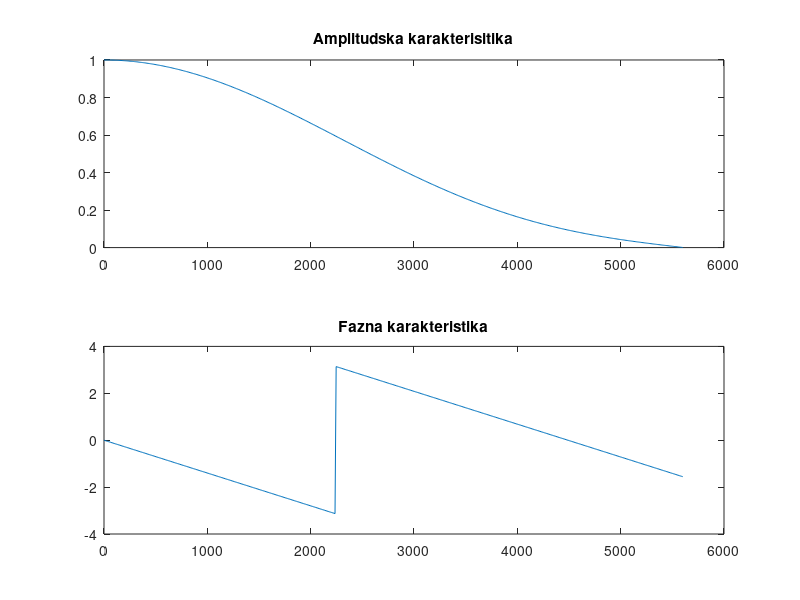
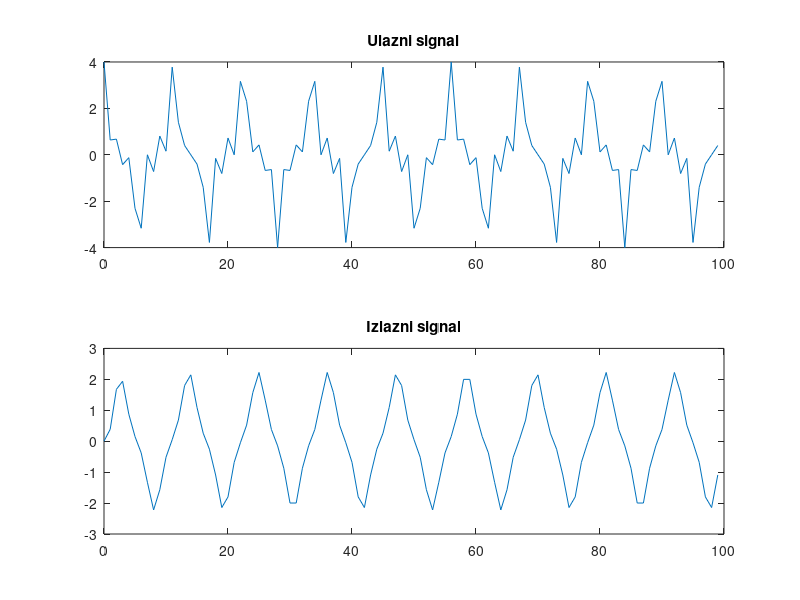

MATLAB code for these plots, in order: (Note: this script raises an error after producing the figures.)
%a)
fs = 11200
fg = 2000
N = 5
M = N + 1
han = hann(M)

b = fir1(N,fg/(fs/2),han)

N_fft = 1024
B = fft(b,N_fft)

n = 0 : N_fft/2 - 1
w = n*(fs/2)/(N_fft/2-1)

Ba = abs(B(1:N_fft/2))
Bf = angle(B(1:N_fft/2))

subplot(2,1,1)
plot(w,Ba)
title('Amplitudska karakterisitika')

subplot(2,1,2)
plot(w,Bf)
title('Fazna karakteristika')

n = 0 : 99
x = 2*cos(2*pi*(1000/fs)*n) + cos(2*pi*(3000/fs)*n) + cos(2*pi*(5000/fs)*n)

y = filter(b,1,x)    % kod fir sistema,a=1

figure
subplot(2,1,1)
plot(0:length(x)-1,x)
title('Ulazni signal')
xlim([0 100])
    

subplot(2,1,2)
plot(0 : length(y)-1,y)
title('Izlazni signal')
xlim([0 100])


x_sim = [n;x]'

simulink

figure

subplot(3,1,1)
plot(0 : length(y)-1,y)
title('Izlazni signal-filter')


subplot(3,1,2)
plot(0:length(y_sim')-1,y_sim')
title('Izlaz iz simulinka')
ylim([-5 5])

delta = y - y_sim'

subplot(3,1,3)
stem(0 : length(delta)-1,delta)
title('Greska ova dva pristupa')

delta1 = y - y_tra'


figure
subplot(2,1,1)
stem(0 : length(delta1)-1,delta1)
title('Greska ova dva pristupa-trans forma')
